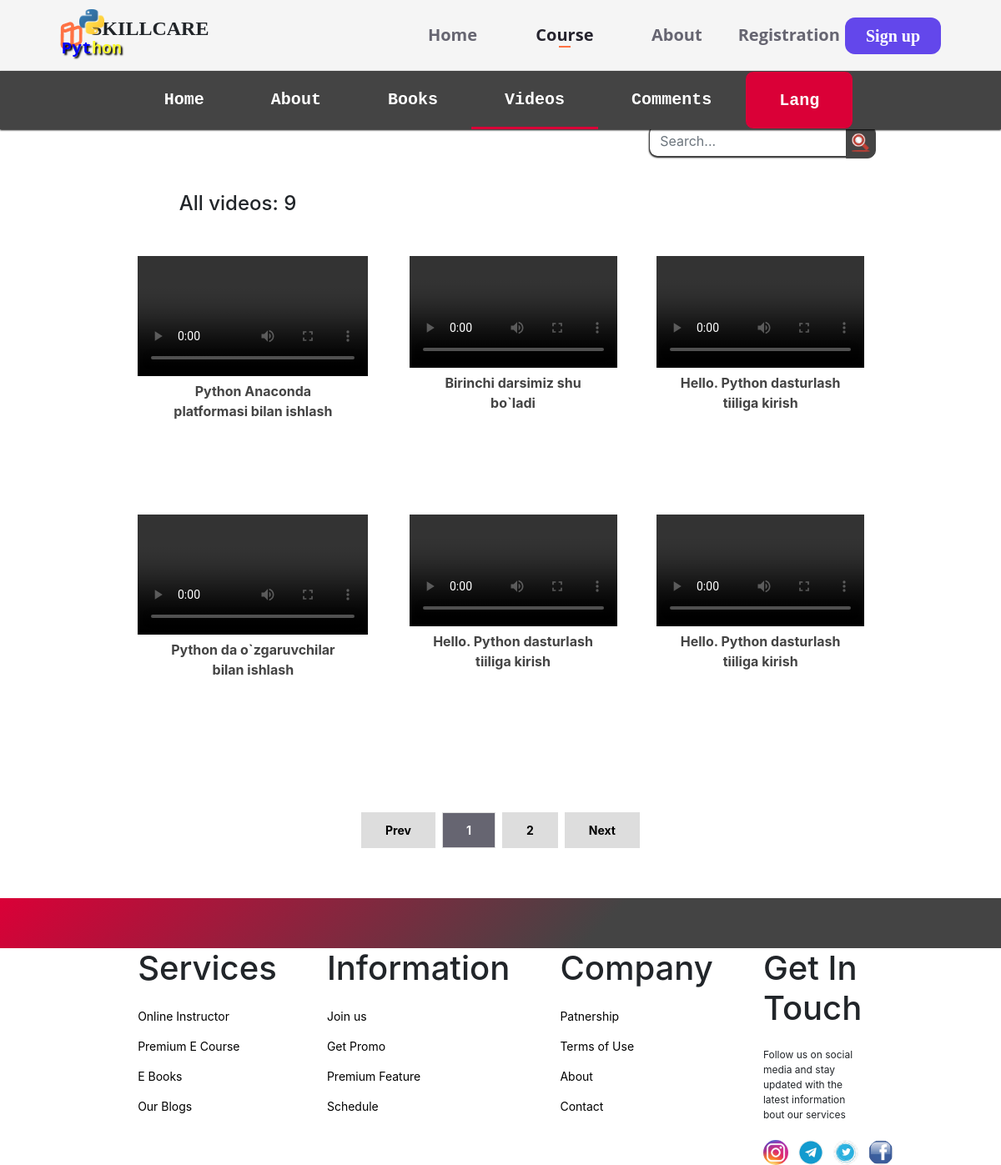
Page /pyhton/video on the committed database.
### blog2/models.py (models this page shows, shortened)
class Video(models.Model):
    menu = models.ForeignKey(Menu, on_delete=CASCADE, blank=True)
    name = models.CharField(max_length=100, blank=True)
    video = models.FileField(upload_to='Model_videos', blank=True)

### blog2/views.py (the view)
# urls.py: path('video', views.video, name='video'),
def video(request):
    videos = Video.objects.all()
    video_count = videos.count()
    p = Paginator(videos, 6)
    page_number = request.GET.get('page')
    page_objects = p.get_page(page_number)
    context = {
        "video": page_objects,
        "video_count": video_count,
    }
    return render(request, 'blog2/video.html', context)

### blog2/templates/blog2/video.html (shortened to what this page needs)
{% extends 'blog2/base2.html' %}
{% load static%}
{% block content %}
 <section class = "python_nav">
        <ul class = "p_ul">
            <li id = "nav1"><a class ="animation-text" href="{% url 'blog2:python' %}">Home</a></li>
            <li id = "nav2"><a class ="animation-text" href="">About</a></li>
            <li id = "nav3"><a class ="animation-text" href="{% url 'blog2:book' %}">Books</a></li>
            <li class = "nav11" id = "nav4"><a class ="animation-text" href="{% url 'blog2:video' %}">Videos</a></li>
            <li id = "nav5"><a class ="animation-text" href="{% url 'blog2:comment' %}">Comments</a></li>
            <li class = "lang">Lang
                <ul class = "langs">
                    <li class ="animation-text"> English</li>
                    <li class ="animation-text">Russian</li>
                    <li class ="animation-text">Uzbek</li>
                </ul>
            </li>
        </ul>
    </section>
<section id = "nav_video4" class = "section_video">
            <form method="get" action="{% url 'blog2:search_video' %}" class = "py_search">
                        <input class="form-control tm-search-input" name="query_video" type="text" placeholder="Search..." aria-label="Search">
                        <button class="tm-search-button" type="submit">
                              <img src="{% static 'blog2/images/search.png' %}" alt="">
                        </button>
                    </form>
<h4 style="margin-left: -70% !important; ">All videos: {{ video_count}}</h4>
    <div  class = "sec_video">
        {% for videos in video %}
        <div class = "video_inf">
            <a href="{{ videos.video.url }}"><video controls = "controls">
                <source src="{{ videos.video.url }}" type="video/ogg; codecs = 'theora, vorbis'">
                <source src="{{ videos.video.url }}" type="video/mp4">
                <source src="{{ videos.video.url }}" type="video/webm">
            </video></a>
              <p>{{ videos.name }}</p>
            </div>
        {% endfor %}
    </div>
    <div class="pagination">
  {% if video.has_previous %}
      <a href="?page={{ video.previous_page_number }}">Prev</a>
      {% else %}
      <a  href="#" class = "disabled">Prev</a>
    {% endif %}
      <a href="?page={{video.number}}" class="active">{{ video.number }}</a>
    {% if  video.has_next%}
      <a href="?page={{ video.next_page_number }}">{{ video.next_page_number }}</a>
    {% endif %}
    {% if video.has_next %}
      <a href="?page={{ video.next_page_number }}">Next</a>
    {% else %}
        <a class = "disabled" href="">Next</a>
    {% endif %}
    </div>
</section>
{% endblock %}

### blog2/static/blog2/css/py_style.css (style rules this page uses)
* { margin:0px; padding:0px; }
.python_nav { position: fixed; top:85px; display: flex; width: 100%; height: 70px; background-color: #444444; box-shadow: 0px 1px 2px black; z-index: 1; }
.p_ul { height: 100%; display: flex; justify-content: center; align-items: center; flex: 3; }
.p_ul li { height: 100%; list-style-type: none; padding:20px 40px; transition: 1s ease-in-out; }
.p_ul li a { color:white; font-weight: bold; font-size: 20px; font-family: monospace; text-decoration: none; }
.nav11 { border-bottom: 3px solid #DA0037; transition: 1s ease-in; }
.lang { padding:13px 30px; color:white; font-weight: bold; font-size: 20px; font-family: monospace; background-color: #DA0037; transition: 1s ease-in-out; border:1px solid #444444; border-radius: 10px; margin-right: 20px; }
.langs { position: absolute; display: flex; flex-direction: column; background-color: #444444; margin-left: -3.5%; margin-top: -90px; transform: scale(0.4); transition: 1s ease-in-out; box-shadow: 2px 2px 2px black; z-index: -1; transition: 0.5s; }
.langs li { width: 100%; padding: 10px 30px; color:white; font-weight: bold; font-size: 20px; font-family: monospace; text-align: center; }
.py_book, .section_video { width: 80%; display: flex; justify-content: center; align-items: center; flex-direction: column; padding: 0px 30px; margin: 5% 10%; }
.py_search { width: 100%; display: flex; justify-content:end; margin-top: 10% !important; }
.py_search input { width: 30%; box-shadow: 0px 1px 2px black; border: 1px solid #444444; border-radius: 10px; }
.py_search button { width: 4%; height: 40px; background-color: #444444; margin-left:-3.8%; padding: 5px; border-top-right-radius: 10px; border-bottom-right-radius: 10px; border: 1px solid #444444; }
.py_search button img { width:100%; }
.section_video { row-gap: 40px; }
.sec_video { display: grid; grid-template-columns: auto auto auto; row-gap: 20px; column-gap: 20px; }
.video_inf { height: 290px; display: flex; flex-direction: column; align-items: center; justify-content: center; }
.video_inf a { flex:1; width: 90%; height: 90%; }
.video_inf video { width: 100%; height: 100%; }
.video_inf p { margin-top: 2%; width: 75%; flex:1; text-align: center; font-size: 16px; font-weight: bold; color: #444444; }
form { width: 100%; }
.pagination { margin-top:3%; display: inline-block; }
.pagination a { color: black; float: left; padding: 10px 28px; text-decoration: none; transition: background-color .3s; border: 1px solid #ddd; margin: 0 4px; text-decoration: none; font-size: 14px; font-weight: bold; background-color: #dddddd; }
.pagination a.active { background-color: #666571; color: white; text-decoration: none; }

### rows in the picture
Video: name "Python Anaconda platformasi bilan ishlash"
Video: name "Birinchi darsimiz shu bo`ladi"
Video: name "Hello. Python dasturlash tiiliga kirish"
Video: name "Python da o`zgaruvchilar bilan ishlash"
Video: name "Hello. Python dasturlash tiiliga kirish"
Video: name "Hello. Python dasturlash tiiliga kirish"

### other values in the picture
{{ video_count }} "9"
{{ video.number }} "1"
{{ video.next_page_number }} "2"
